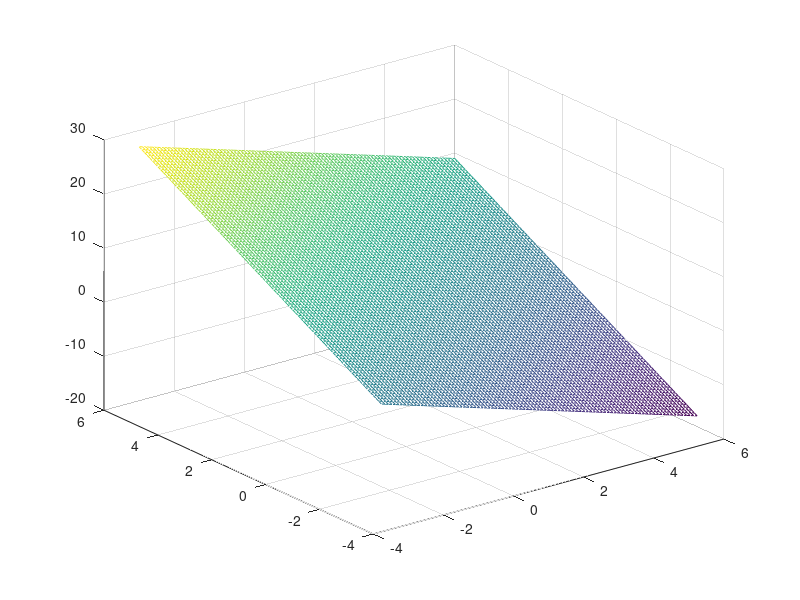

Write the MATLAB code that produced this figure.
% m=7;
% n=8;
% d=rand(m,n);
% [x,y]=meshgrid(1:n,1:m);
% plot3(x,y,d);grid on;

clear
clc

x1 = -3:0.1:6;
x2 = -3:0.1:6;
[x1,x2] = meshgrid(x1,x2);
a = 1;
b = -1.5;
c = 0.5;
d = -1.5;

x3 = (-a/c)*x1 + (-b/c)*x2 + (-d/c);
figure(1);
mesh(x1,x2,x3);